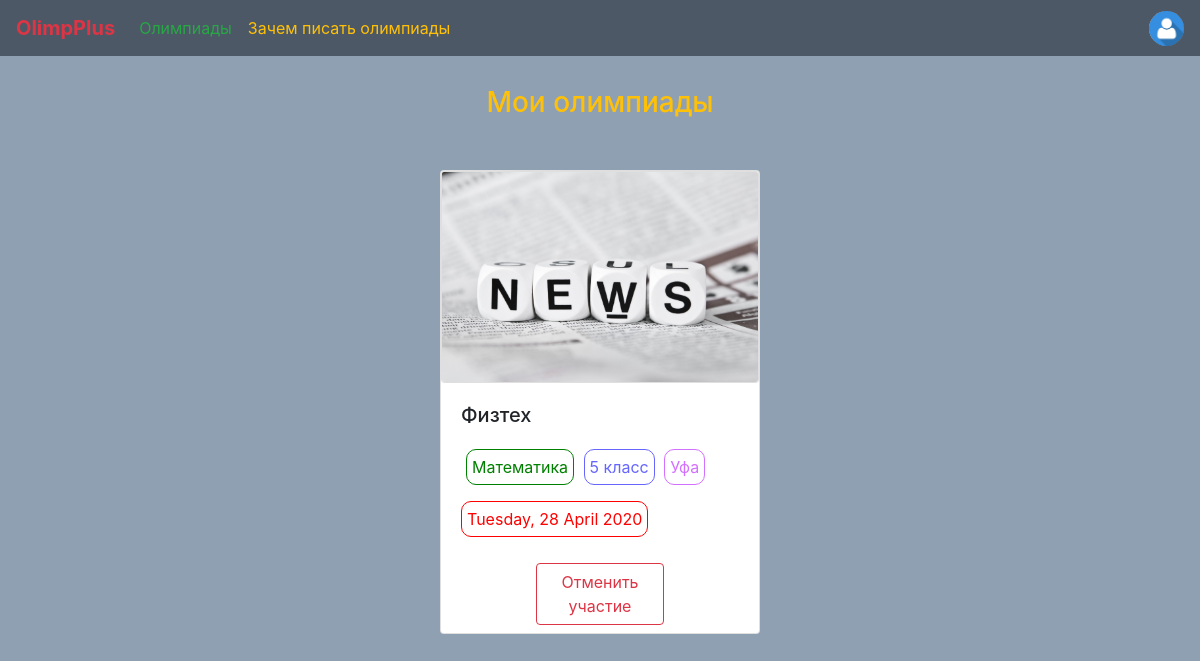
The app's page /user_olimpiads (signed in) with its own data.
### data/tables/user.py (models this page shows, shortened)
class User(SqlAlchemyBase, UserMixin):
    __tablename__ = 'users'
    id = sqlalchemy.Column(sqlalchemy.Integer, primary_key=True, autoincrement=True)
    name = sqlalchemy.Column(sqlalchemy.String)
    surname = sqlalchemy.Column(sqlalchemy.String)
    fatherhood = sqlalchemy.Column(sqlalchemy.String)
    grade = sqlalchemy.Column(sqlalchemy.Integer)
    photo = sqlalchemy.Column(sqlalchemy.String)
    olimpiads = orm.relationship('Olimpiad', secondary='user_to_olimpiad', backref="users")
    email = sqlalchemy.Column(sqlalchemy.String)
    password = sqlalchemy.Column(sqlalchemy.String)

### data/tables/olimpiad.py (models this page shows, shortened)
class Olimpiad(SqlAlchemyBase):
    __tablename__ = 'olimpiads'
    id = sqlalchemy.Column(sqlalchemy.Integer, primary_key=True, autoincrement=True)
    subject = sqlalchemy.Column(sqlalchemy.String)
    grade = sqlalchemy.Column(sqlalchemy.String)
    city = sqlalchemy.Column(sqlalchemy.String)
    tasks = sqlalchemy.Column(sqlalchemy.String)
    results = sqlalchemy.Column(sqlalchemy.String)
    olimpiads_group_id = sqlalchemy.Column(sqlalchemy.Integer, sqlalchemy.ForeignKey('olimpiads_groups.id'))
    registration_data = orm.relation("OlimpiadRegistration", backref='olimpiad', uselist=False)

### data/tables/olimpiadsGroup.py (models this page shows, shortened)
class OlimpiadsGroup(SqlAlchemyBase):
    __tablename__ = 'olimpiads_groups'
    id = sqlalchemy.Column(sqlalchemy.Integer, primary_key=True, autoincrement=True)
    name = sqlalchemy.Column(sqlalchemy.String)
    organizer = sqlalchemy.Column(sqlalchemy.String)
    description = sqlalchemy.Column(sqlalchemy.String)
    subjects = sqlalchemy.Column(sqlalchemy.String)
    grades = sqlalchemy.Column(sqlalchemy.String)
    grades_description = sqlalchemy.Column(sqlalchemy.String)
    link = sqlalchemy.Column(sqlalchemy.String)
    cities = sqlalchemy.Column(sqlalchemy.String)
    photo = sqlalchemy.Column(sqlalchemy.String)
    news = orm.relationship('OlimpiadsGroupNews', backref='olimpiads_group_news')
    olimpiads = orm.relationship('Olimpiad', backref='olimpiads_group')

### data/tables/olimpiadRegistration.py (models this page shows, shortened)
class OlimpiadRegistration(SqlAlchemyBase):
    __tablename__ = 'olimpiads_registration'
    id = sqlalchemy.Column(sqlalchemy.Integer, primary_key=True, autoincrement=True)
    date = sqlalchemy.Column(sqlalchemy.DateTime)
    documents = sqlalchemy.Column(sqlalchemy.String)
    address = sqlalchemy.Column(sqlalchemy.String)
    olimpiad_id = sqlalchemy.Column(sqlalchemy.Integer, sqlalchemy.ForeignKey('olimpiads.id'))

### main.py (the view)
@app.route('/user_olimpiads')
@login_required
def user_olimpiads():
    db_session = create_session()
    user = db_session.query(User).filter(User.email == current_user.email).first()
    all_olimpiads = user.olimpiads
    olimpiads_in_rows = []
    for i in range(0, len(all_olimpiads), 3):
        olimpiads_in_rows.append(all_olimpiads[i: min(len(all_olimpiads), i + 3)])
    return render_template("user_olimpiads.html", olimpiads=olimpiads_in_rows)

### data/database/all_for_session.py (called while the page is built)
def create_session() -> Session:
    global __factory
    return __factory()

### main.py (called while the page is built)
@login_manager.user_loader
def load_user(user):
    db_session = create_session()
    return db_session.query(User).get(user)

### templates/user_olimpiads.html
{% extends "base.html" %}
{% block content %}
<h3 class="text-center text-warning" style="margin-top: 30px">Мои олимпиады</h3>
<div class="container" style="margin-top: 50px">
{% for row in olimpiads %}
    <div class="row justify-content-between" style="margin-top: 30px; margin-bottom: 20px;">
    {% for item in row %}
        <div class="col">
            <div class="card" style="width: 20rem; height: 29rem; padding-bottom: 8px; margin:auto">
                <img src={{ item.olimpiads_group.photo }} onerror="this.src='../static/img/news/default.jpg'" class="card card-img-top">
                <div class="card-body">
                    <h5 class="card-title">{{ item.olimpiads_group.name }}</h5>
                    <p class="card-text subject_el">{{ item.subject }}</p>
                    <p class="card-text grade_el text-center" style="display: inline-block">{{ item.grade }} класс</p>
	                <p class="card-text organizer_el text-right"
	                    style="margin-top: 5px; display: inline-block">{{ item.city }}</p>
	                <p class="card-text date_el" style="display: inline-block">{{ item.registration_data.date.strftime("%A, %d %B %Y") }}</p>
                </div>
                <a href="delete_olimp/{{ item.id }}" class="card-link btn btn-outline-danger" style="width: 8rem; margin: auto">Отменить участие</a>
            </div>
        </div>
    {% endfor %}
    </div>
{% endfor %}
</div>
{% endblock %}

### templates/base.html (shortened to what this page needs)
<!DOCTYPE html>
<html lang="en">
<head>
    <link rel="stylesheet" href="https://stackpath.bootstrapcdn.com/bootstrap/4.4.1/css/bootstrap.min.css"
>
    <link rel="stylesheet" href="../static/css/style.css">
</head>
<body>
    <nav class="navbar navbar-expand-lg navbar-light" style="background-color: #4c5866">
        <a class="navbar-brand text-danger" href="/"><strong>OlimpPlus</strong></a>
        <div class="collapse navbar-collapse" id="menu">
            <ul class="navbar-nav mr-auto">
                <li class="nav-item">
                    <a class="nav-link text-success" href="/olimpiads">Олимпиады</a>
                </li>
                <li class="nav-item">
                    <a class="nav-link text-warning" href="/why_olimps">Зачем писать олимпиады</a>
                </li>
            </ul>
        </div>
        {% if current_user.is_authenticated %}
            <div class="collapse navbar-collapse d-flex flex-row-reverse" id="profile">
                <ul class="navbar-nav my-2 my-lg-0">
                    <li class="nav-item dropdown btn-group">
                        <a href="#" data-toggle="dropdown" aria-haspopup="true" aria-expanded="false">
                            <img src="{{ current_user.photo }}" width="35" height="35" style="border-radius: 50%">
                        </a>
                    </li>
                </ul>
            </div>
        {% endif %}
    </nav>
    <main role="main" class="container">
        {% block content %}{% endblock %}
    </main>
</body>
</html>

### static/css/style.css (style rules this page uses)
body { background-color: #90A0B3; }
.subject_el { border: 1px solid green; color: green; border-radius: 10px; padding: 5px; margin: 10px 5px 5px 5px; display: inline-block; }
.grade_el { border: 1px solid #6666ff; color: #6666ff; border-radius: 10px; padding: 5px; margin-right: 5px; }
.organizer_el { border: 1px solid #d470ff; border-radius: 10px; color: #d470ff; padding: 5px; text-align: center; }
.date_el { border: 1px solid red; color: red; border-radius: 10px; padding: 5px; margin: 0 auto; }

### records on screen
User: photo (placeholder picture)
Olimpiad: olimpiads_group.name "Физтех", subject "Математика", grade "5", city "Уфа", registration_data "Tuesday, 28 April 2020"
